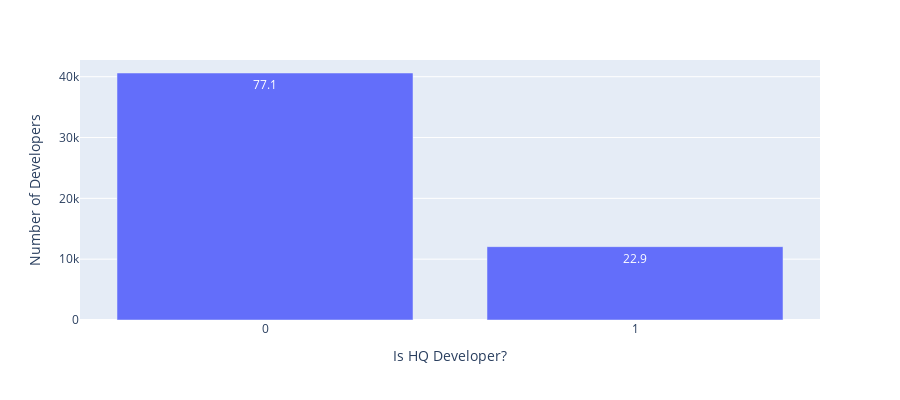

The code cell stored with this chart in its notebook:
### Markdown cell above
## Data Prep
- One hot encoding for `role_type`, `user_os_type`, `source_attribution_type`, `english_communication`
- and Defining X & Y dataframes that will be used in ml model

### Code cell
predictors = list(data.columns)
predictors.remove('role_type')
predictors.remove('user_os_type')
predictors.remove('source_attribution_type')
predictors.remove('english_communication')

dev_role = pd.get_dummies(data['role_type'], prefix='role')
dev_os_type = pd.get_dummies(data['user_os_type'], prefix='os_type')
dev_source_attribution = pd.get_dummies(data['source_attribution_type'], prefix='source_attribution')
dev_english = pd.get_dummies(data['english_communication'], prefix='english')

ml_data = data[predictors]
ml_data = pd.concat([ml_data,dev_role],axis=1)
ml_data = pd.concat([ml_data,dev_os_type],axis=1)
ml_data = pd.concat([ml_data,dev_source_attribution],axis=1)
ml_data = pd.concat([ml_data,dev_english],axis=1)

ml_data['label'] = np.where(ml_data['cluster_label'].isin(['Elite', 'High Quality']), 1,0)

X = ml_data.loc[:, ~ml_data.columns.isin(['dev_id', 'cluster_label', 'label'])].copy()
X['most_exp_skill_name']= X['most_exp_skill_name'].astype("category")
Y_label = ml_data['cluster_label']
Y = ml_data['label']
#Y = [1 if val in ['Elite', 'High Quality'] else 0 for val in Y_label]
dev_id = ml_data['dev_id']

df =ml_data.groupby('label').agg({'dev_id':'count'}).reset_index()
df['dev_per'] = round(100*df['dev_id']/sum(df['dev_id']),2)
df = df.sort_values(by='dev_id', ascending=False)
fig = px.bar(df, x='label', y='dev_id',
             hover_data=['dev_id', 'dev_per'], text='dev_per',
             labels={'label':'Is HQ Developer?','dev_id':'Number of Developers'}, height=400)
fig.update_xaxes(type='category')
fig.show()
X.head()

### Figure 1 — Plotly figure (JSON) as saved in the notebook; plotly's stock layout.template omitted (floating-point values rounded to 4 significant figures)
{"data": [{"alignmentgroup": "True", "customdata": [[77.1], [22.9]], "hovertemplate": "Is HQ Developer?=%{x}<br>Number of Developers=%{y}<br>dev_per=%{customdata[0]}<extra></extra>", "legendgroup": "", "marker": {"color": "#636efa", "pattern": {"shape": ""}}, "name": "", "offsetgroup": "", "orientation": "v", "showlegend": false, "text": [77.1, 22.9], "textposition": "auto", "type": "bar", "x": [0, 1], "xaxis": "x", "y": [40607, 12058], "yaxis": "y"}], "layout": {"barmode": "relative", "height": 400, "legend": {"tracegroupgap": 0}, "margin": {"t": 60}, "xaxis": {"anchor": "y", "domain": [0, 1], "title": {"text": "Is HQ Developer?"}, "type": "category"}, "yaxis": {"anchor": "x", "domain": [0, 1], "title": {"text": "Number of Developers"}}}}
